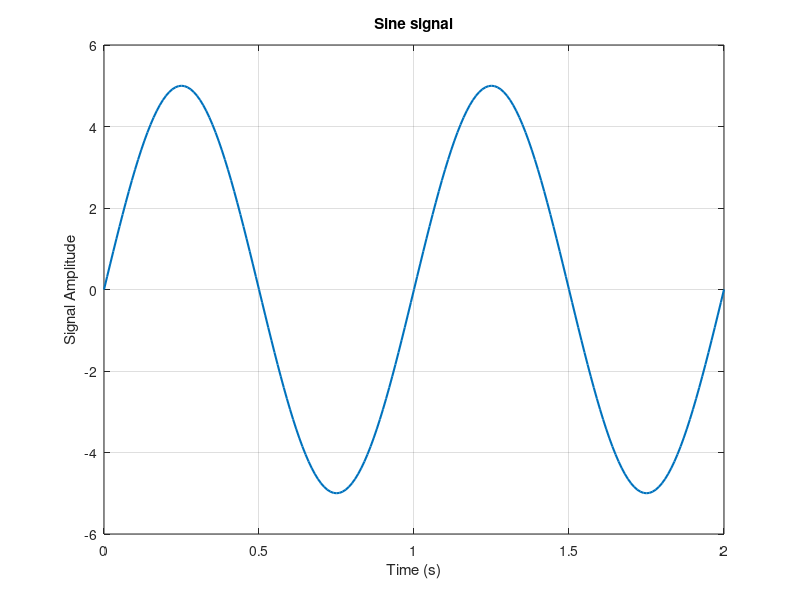
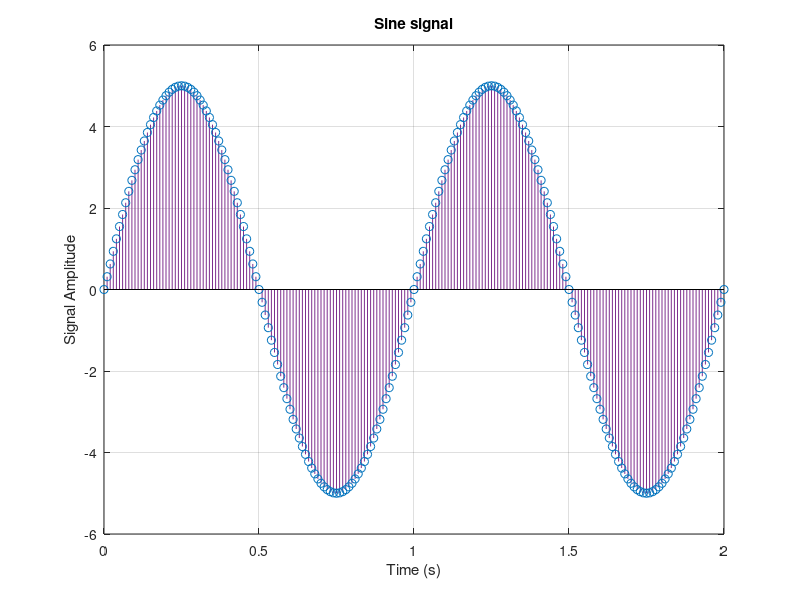
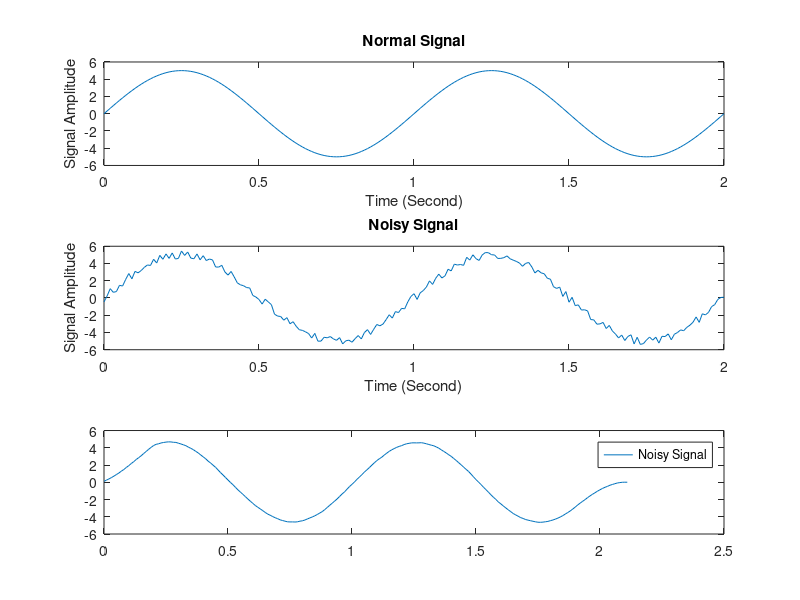

The MATLAB script that drew these images, in order:
%%
close all;
clear;
clc;
%%
% part 1.1
t = 0:0.01:2;        % Define time axis
A = 5;               % Amplitude
f = 1;               % Frequency
y = A*sin(2*pi*f*t); % Sine function

% Plotting signals
figure('Name', 'Sine signal (Plot)');
plot(t, y, 'LineWidth', 1.5);
xlabel('Time (s)');
ylabel('Signal Amplitude');
title('Sine signal');
grid on;

figure('Name', 'Sine signal (Stem)');
stem(t, y,'color', '#7E2F8E', 'LineWidth', 0.5);
xlabel('Time (s)');
ylabel('Signal Amplitude');
title('Sine signal');
grid on;

%%
% part 1.2
r = rand(1, length(y)) - 0.5; % Noise
noised_signal = y + r;        % Add noise to sine, y defined in section 1.1

% Plotting signals
figure('Name', 'Normal Sine signal VS Noisy Sine Signal');
subplot(3,1,1);               % Plotting normal signal without noise
plot(t,y)
title('Normal Signal');xlabel('Time (Second)');ylabel('Signal Amplitude');
subplot(3,1,2);               % Plotting noisy signal
plot(t,noised_signal)
title('Noisy Signal');xlabel('Time (Second)');ylabel('Signal Amplitude');
%hold on;
subplot(3,1,3);               % Plotting both signal together for comparing them
plot(t,y, t, noised_signal)
hold on;
title('Comparing signals');xlabel('Time (Second)');ylabel('Signal Amplitude');
legend('Normal signal', 'Noisy signal');
hold off;

%%
% part 1.3:
M1 = 0;
M2 = 20;
len = M2 + M1 + 1; % Window length

window = ones(1, len) / len; % Moving average window

y2 = conv(noised_signal, window);
t2 = 0:0.01:(0.01 * (length(y2) - 1));

plot(t2, y2);

% part 1.3.2:
M1 = 10;
M2 = 10;
len = M2 + M1 + 1; % Window length

window = ones(1, len) / len; % Moving average window

y3 = conv(noised_signal(M1:end), window);
t3 = 0:0.01:(0.01 * (length(y3) - 1));

plot(t3, y3);
legend("Noisy Signal", "Moving Avg M1=0, M2=20", "Moving Avg M1=10, M2=10");

%%
% part 1.4

